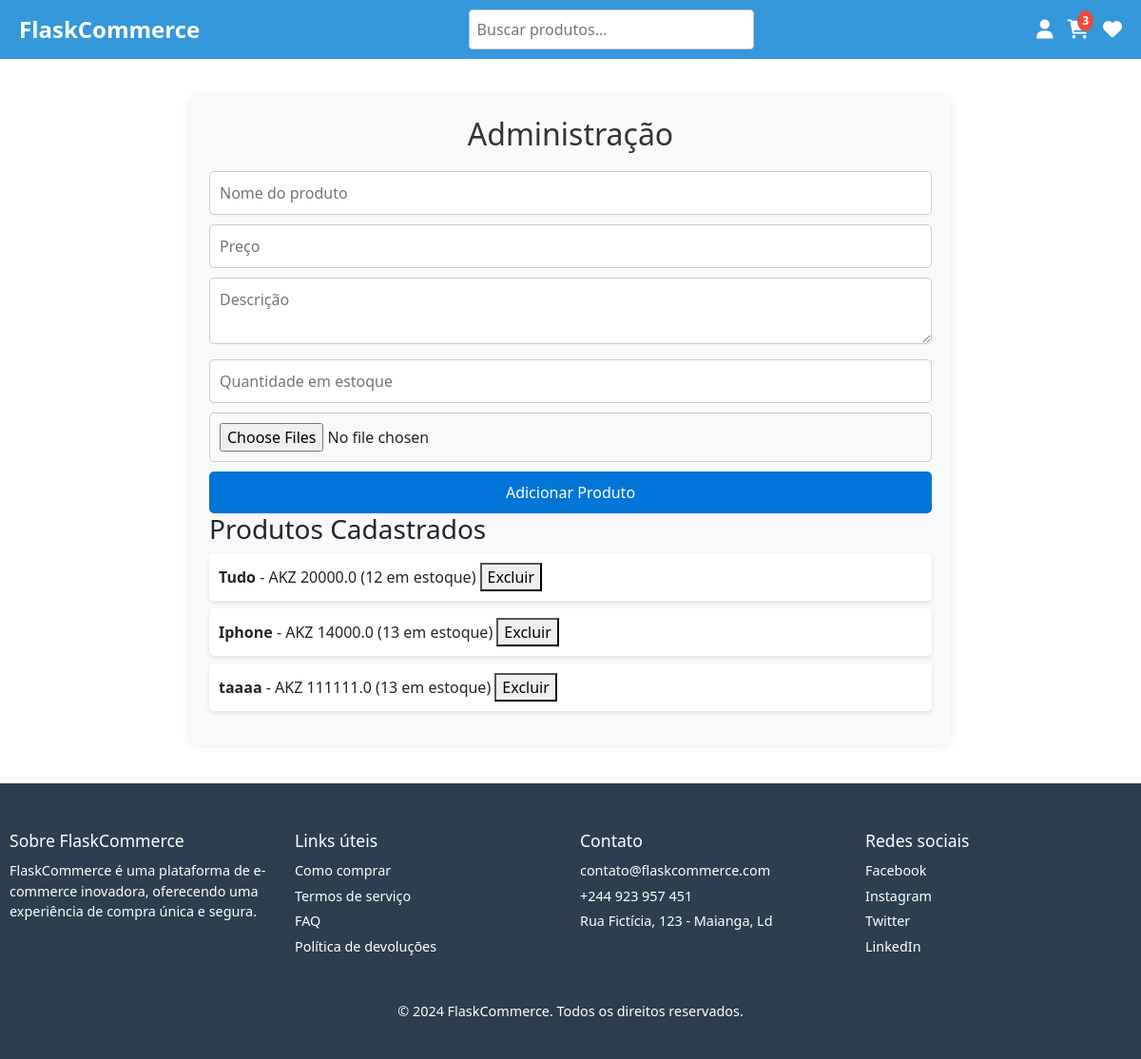
The page /admin on the database as committed earlier.
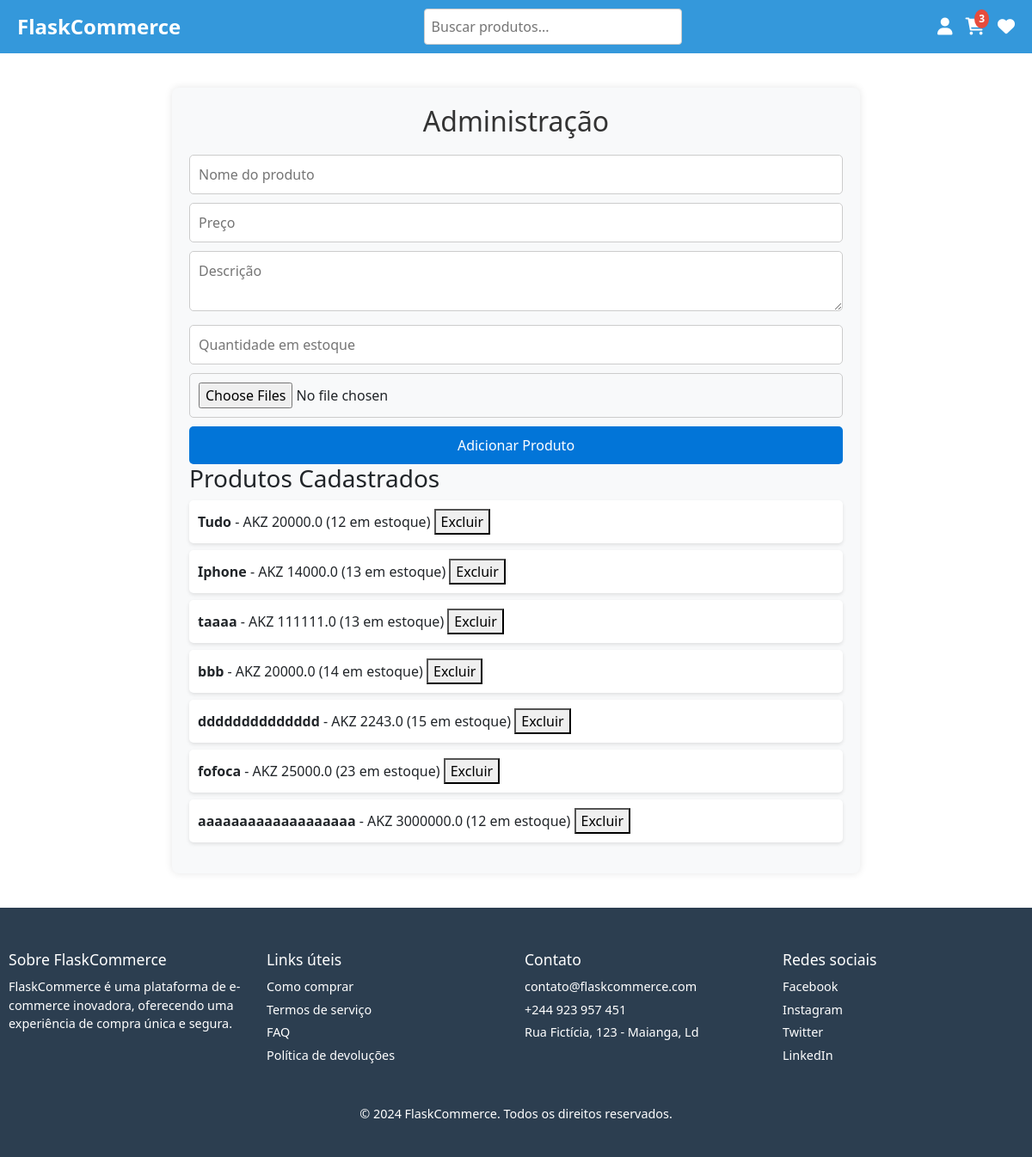
The same page on the database as committed later.
### models.py (models this page shows)
class Produto(db.Model):
    id = db.Column(db.Integer, primary_key=True)
    nome = db.Column(db.String(100), nullable=False)
    preco = db.Column(db.Float, nullable=False)
    descricao = db.Column(db.Text, nullable=True)
    quantidade = db.Column(db.Integer, nullable=False,
                            default=1)  # Quantidade disponível
    imagens = db.relationship('ImagemProduto', backref='produto', lazy=True)

### routes.py (the view)
@app.route('/admin')
def admin():
    produtos = Produto.query.all()
    return render_template('admin.html', produtos=produtos)

### templates/admin.html (shortened to what this page needs)
{% extends 'base.html' %}
{% block content %}
<div class="admin-container">
    <h2 class="admin-title">Administração</h2>
    <form class="admin-form" method="POST" action="{{ url_for('add_produto') }}" enctype="multipart/form-data">
        <input type="text" name="nome" placeholder="Nome do produto" required>
        <input type="number" name="preco" placeholder="Preço" step="0.01" required>
        <textarea name="descricao" placeholder="Descrição"></textarea>
        <input type="number" name="quantidade" placeholder="Quantidade em estoque" required>
        <input type="file" name="imagens" multiple accept="image/*" required>
        <button type="submit">Adicionar Produto</button>
    </form>
    <h3>Produtos Cadastrados</h3>
    <ul class="admin-products">
        {% for produto in produtos %}
            <li>
                <strong>{{ produto.nome }}</strong> - AKZ {{ produto.preco }} ({{ produto.quantidade }} em estoque)
                <form method="POST" action="{{ url_for('delete_produto', produto_id=produto.id) }}" style="display:inline;">
                    <button type="submit" class="delete-btn" onclick="return confirm('Tem certeza que deseja excluir este produto?');">Excluir</button>
                </form>
            </li>
        {% endfor %}
    </ul>
</div>
{% endblock %}

### templates/base.html (shortened to what this page needs)
<!DOCTYPE html>
<html lang="pt">
<head>
    <link rel="stylesheet" href="{{ url_for('static', filename='css/bootstrap.min.css') }}">
    <link rel="stylesheet" href="https://cdnjs.cloudflare.com/ajax/libs/font-awesome/6.0.0-beta3/css/all.min.css">
</head>
<body>
    {% include 'includes/navbar.html' %}
    <div class="container mt-4">
        {% block content %}{% endblock %}
    </div>
    {% include 'includes/footer.html' %}
</body>
</html>

### templates/includes/navbar.html (shortened to what this page needs)
<!DOCTYPE html>
<html lang="pt">
<head>
    <link href="https://cdnjs.cloudflare.com/ajax/libs/font-awesome/6.0.0-beta3/css/all.min.css" rel="stylesheet">
</head>
<body>
    <div class="navbar">
        <a href="#" class="logo">FlaskCommerce</a>
        <div class="navbar-center">
            <input type="text" class="search-bar" placeholder="Buscar produtos...">
        </div>
        <div class="navbar-right">
            <a href="#" class="profile-btn"><i class="fas fa-user"></i></a>
            <a href="#" class="cart-btn">
                <i class="fas fa-shopping-cart"></i>
                <span class="badge">3</span>
            </a>
            <a href="#" class="wishlist-btn"><i class="fas fa-heart"></i></a>
        </div>
    </div>
</body>
</html>

### templates/includes/footer.html (shortened to what this page needs)
<!DOCTYPE html>
<html lang="pt">
<head>
</head>
<body>
    <footer>
        <div class="footer-content">
            <div class="footer-section">
                <h5>Sobre FlaskCommerce</h5>
                <p>FlaskCommerce é uma plataforma de e-commerce inovadora, oferecendo uma experiência de compra única e segura.</p>
            </div>
            <div class="footer-section">
                <h5>Links úteis</h5>
                <ul>
                    <li><a href="#">Como comprar</a></li>
                    <li><a href="#">Termos de serviço</a></li>
                    <li><a href="#">FAQ</a></li>
                    <li><a href="#">Política de devoluções</a></li>
                </ul>
            </div>
            <div class="footer-section">
                <h5>Contato</h5>
                <ul>
                    <li><a href="mailto:contato@flaskcommerce.com">contato@flaskcommerce.com</a></li>
                    <li><a href="#">+244 923 957 451</a></li>
                    <li><a href="#">Rua Fictícia, 123 - Maianga, Ld</a></li>
                </ul>
            </div>
            <div class="footer-section">
                <h5>Redes sociais</h5>
                <ul>
                    <li><a href="#">Facebook</a></li>
                    <li><a href="#">Instagram</a></li>
                    <li><a href="#">Twitter</a></li>
                    <li><a href="#">LinkedIn</a></li>
                </ul>
            </div>
        </div>
        <p>&copy; 2024 FlaskCommerce. Todos os direitos reservados.</p>
    </footer>
</body>
</html>

### templates/admin.html (style rules this page uses)
.admin-container { max-width: 800px; margin: 40px auto; padding: 20px; background: #f8f9fa; border-radius: 8px; box-shadow: 0px 0px 10px rgba(0, 0, 0, 0.1); }
.admin-title { text-align: center; color: #333; margin-bottom: 20px; }
.admin-form input, .admin-form textarea { width: 100%; padding: 10px; margin-bottom: 10px; border: 1px solid #ccc; border-radius: 5px; }
.admin-form button { width: 100%; background-color: #0275d8; color: white; padding: 10px; border: none; border-radius: 5px; cursor: pointer; transition: 0.3s; }
.admin-products { list-style: none; padding: 0; }
.admin-products li { background: white; padding: 10px; border-radius: 5px; margin-bottom: 8px; box-shadow: 0px 2px 4px rgba(0, 0, 0, 0.1); }

### templates/includes/navbar.html (style rules this page uses)
.navbar { display: flex; justify-content: space-between; align-items: center; padding: 10px 20px; background-color: #3498db; color: white; }
.logo { font-size: 1.5rem; font-weight: bold; color: white; text-decoration: none; }
.navbar-center { display: flex; align-items: center; justify-content: center; flex-grow: 1; }
.search-bar { padding: 8px; font-size: 1rem; border: 1px solid #ccc; border-radius: 4px; width: 300px; max-width: 100%; }
.navbar-right { display: flex; align-items: center; }
.navbar-right a { color: white; text-decoration: none; margin-left: 15px; font-size: 1.25rem; position: relative; }
.badge { position: absolute; top: -5px; right: -5px; background-color: #e74c3c; color: white; padding: 5px; border-radius: 50%; font-size: 0.75rem; }

### templates/includes/footer.html (style rules this page uses)
footer { background-color: #2c3e50; color: white; padding: 40px 0; text-align: center; font-size: 0.9rem; }
footer p { margin: 0; }
.footer-content { display: flex; justify-content: space-between; flex-wrap: wrap; margin-bottom: 20px; }
.footer-section { flex: 1; padding: 10px; min-width: 220px; text-align: left; }
.footer-section h5 { font-size: 1.1rem; margin-bottom: 10px; }
.footer-section ul { list-style: none; padding: 0; }
.footer-section ul li { margin: 5px 0; }
.footer-section ul li a { color: white; text-decoration: none; transition: color 0.3s; }

Rows that differ between the two databases and show on the page:
added Produto: nome "bbb", preco "20000.0", quantidade "14"
added Produto: nome "dddddddddddddd", preco "2243.0", quantidade "15"
added Produto: nome "fofoca", preco "25000.0", quantidade "23"
added Produto: nome "aaaaaaaaaaaaaaaaaaa", preco "3000000.0", quantidade "12"
